Frame 1 (no input): blank canvas, image omitted
Frame 60 (the mouse pressed at the canvas centre just before this capture): blank canvas, image omitted
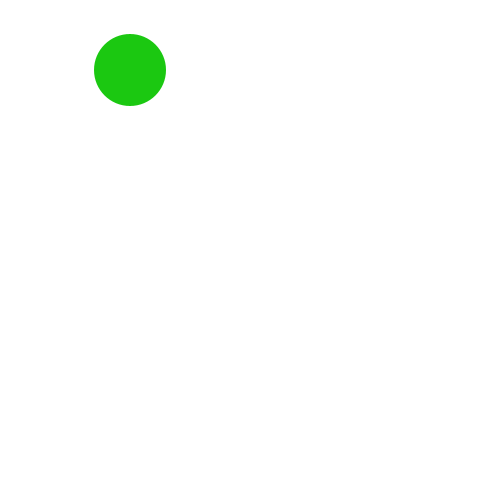
Frame 120 (the mouse held since frame 60 and released just before this capture)

The Processing sketch whose frames 1 and 60 were blank and that drew this single picture after the mouse press (run headless with seeded random() and noise(); from frame 60 on, the mouse is pressed at the canvas centre):

// Processing sketch: processing_186952
// ── processing_186952.pde

float circle_x = 500;
float circle_y = 200;
float circle_speed_x = -5;
float circle_speed_y = -3;


int radius=40;


void setup(){
  size (500, 500);

}

void draw (){

circle_x = circle_x + circle_speed_x;
circle_y = circle_y + circle_speed_y;

background(255,255,255);
noStroke();
ellipse(circle_x,circle_y,radius,radius);
  
  radius--;
  
  radius=constrain(radius,20,80);
  
  //circle_y is top
  if (circle_y < 0){
    circle_speed_y=5;
radius=80;
noStroke();
fill(random(213), random(54), random (234));

}

 //if circle_y is off the bottom
 if (circle_y > height) {
   circle_speed_y=-9;
radius=80;
  noStroke();
  fill(random(43), random(203), random(175));

   
}

// if circle_x is off the left
if (circle_x < 0){
  circle_speed_x=15;
radius=80;
noStroke();
fill(random(117), random(234), random(54));

}

//if circle_x is off right
if (circle_x > width){
  circle_speed_x=-2;
  radius=80;
noStroke();
fill(random(54), random(185), random(234));
}
}

void mousePressed(){
circle_x=mouseX;
circle_y=mouseY;
noStroke();
fill(random(209), random(19), random(240));
}
